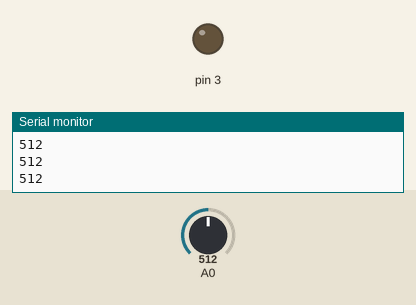
This sketch was run on a simulated Arduino Uno, built with avr-gcc and run on an emulated ATmega328P. On the bench: output pins drawn as LEDs (lit = HIGH), the last lines printed to the serial monitor. The inputs (shaded band) are chosen by the test bench; at power-on: A0 = 512.

Above: at 1.2 s.
1.3 s: A0 set to 489
At 1.6 s:
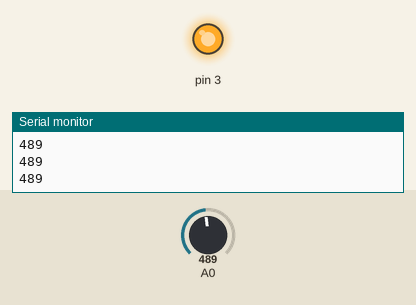
2.8 s: A0 set to 510
At 4.0 s:
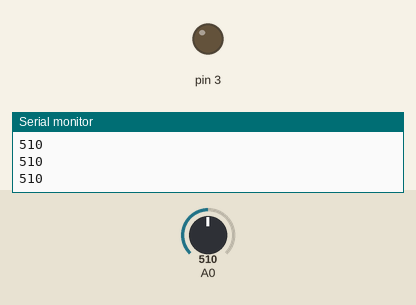
4.3 s: A0 set to 490
At 5.1 s:
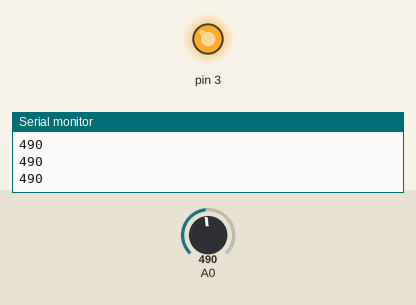
Timing chart, 0 to 7.3 s (numbered marks = the images above; inputs shaded):
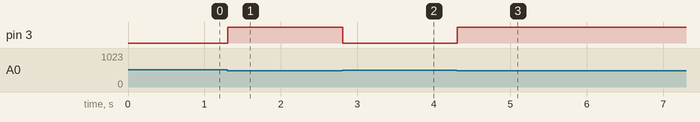

Measured:
- the behaviour switches between 501 and 500 on A0 (found by bisection; images 0 and 1)
- after the input at 1.3 s, pin 3: LOW → HIGH at once
- after the input at 2.8 s, pin 3: HIGH → LOW at once
- after the input at 4.3 s, pin 3: LOW → HIGH at once

The sketch:

PhoneNetwork.ino
```cpp
/*
  David Chatting - david@davidchatting.com
  10th March 2013
  ---
  For Close and Remote Smart City Lab - http://www.closeandremote.net/smart-city-lab/
  ---
  LDR between 5V and Arduino pin A0
  10k ohm resistor between Arduino pin A0 and GND
  LDR glued to screen of mobile phone
  LED and 220 ohm resistor between Arduino pin 3 and GND
*/

int ldrValue;

void setup() {
  Serial.begin(9600);

  pinMode(3, OUTPUT);
}

void loop() {
  ldrValue=analogRead(A0);
  Serial.println(ldrValue);

  if(ldrValue>500){
    digitalWrite(3, LOW);
  }
  else{
    digitalWrite(3, HIGH);
  }
}
```
